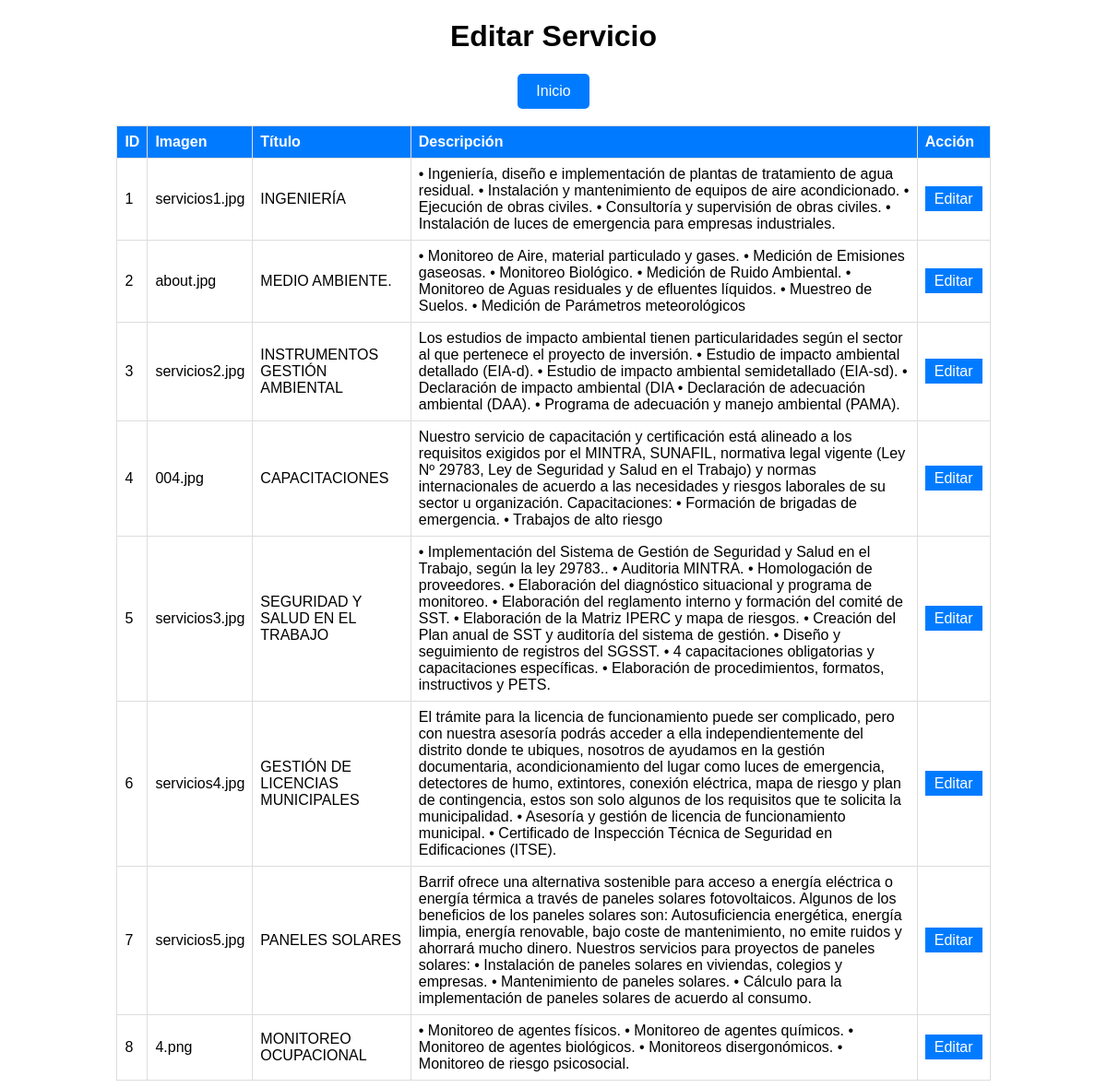
Page /lista_servicio.php on the committed database.
### tables this page shows
CREATE TABLE `servicios` (
  `id` int NOT NULL AUTO_INCREMENT,
  `imagen` varchar(255) NOT NULL,
  `titulo` varchar(255) NOT NULL,
  `descripcion` text,
  PRIMARY KEY (`id`)
);

### lista_servicio.php (the view, shortened to what this page needs)
<!DOCTYPE html>
<html>
<head>
</head>
<body>
    <h1>Editar Servicio</h1>
    <div class="container">
        <a href="administradores.php" class="admin-button">Inicio</a>
    </div>
    <br>
    <table>
        <tr>
            <th>ID</th>
            <th>Imagen</th>
            <th>Título</th>
            <th>Descripción</th>
            <th>Acción</th>
        </tr>
        <?php
        $servername = "localhost";
        $username = "root";
        $password = "TiC0ntr4#";
        $database = "barrif";
        $conn = new mysqli($servername, $username, $password, $database);
        $sql = "SELECT id, imagen, titulo, descripcion FROM servicios";
        $result = $conn->query($sql);
        if ($result->num_rows > 0) {
            while ($row = $result->fetch_assoc()) {
                echo "<tr>";
                echo "<td>" . $row["id"] . "</td>";
                echo "<td>" . $row["imagen"] . "</td>";
                echo "<td>" . $row["titulo"] . "</td>";
                echo "<td>" . $row["descripcion"] . "</td>";
                echo '<td><a class="edit-button" href="editar_servicio.php?id=' . $row["id"] . '">Editar</a></td>';
                echo "</tr>";
            }
        } else {
            echo "<tr><td colspan='5'>No se encontraron servicios.</td></tr>";
        }
        ?>
    </table>
</body>
</html>

### lista_servicio.php (style rules this page uses)
body { font-family: Arial, sans-serif; }
h1 { text-align: center; }
.container { text-align: center; }
table { border-collapse: collapse; width: 80%; margin: auto; }
th, td { border: 1px solid #ddd; padding: 8px; text-align: left; }
th { background-color: #007bff; color: #fff; }
.edit-button { background-color: #007bff; color: #fff; padding: 5px 10px; text-decoration: none; }
.admin-button { margin: auto; display: inline-block; padding: 10px 20px; background-color: #007bff; color: #fff; text-decoration: none; border-radius: 5px; }

### rows in the picture
servicios: id "1", imagen "servicios1.jpg", titulo "INGENIERÍA", descripcion "• Ingeniería, diseño e implementación de plantas de tratamiento de agua residual. • Instalación y mantenimiento de equipos de aire acondicionado. • Ejecución de obras civiles. • Consultoría y supervisión de obras civiles. • Instalación de luces de emergencia para empresas industriales."
servicios: id "2", imagen "about.jpg", titulo "MEDIO AMBIENTE.", descripcion "• Monitoreo de Aire, material particulado y gases. • Medición de Emisiones gaseosas. • Monitoreo Biológico. • Medición de Ruido Ambiental. • Monitoreo de Aguas residuales y de efluentes líquidos. • Muestreo de Suelos. • Medición de Parámetros meteorológicos"
servicios: id "3", imagen "servicios2.jpg", titulo "INSTRUMENTOS GESTIÓN AMBIENTAL", descripcion "Los estudios de impacto ambiental tienen particularidades según el sector al que pertenece el proyecto de inversión. • Estudio de impacto ambiental detallado (EIA-d). • Estudio de impacto ambiental semidetallado (EIA-sd). • Declaración de impacto ambiental (DIA • Declaración de adecuación ambiental (DAA). • Programa de adecuación y manejo ambiental (PAMA)."
servicios: id "4", imagen "004.jpg", titulo "CAPACITACIONES", descripcion "Nuestro servicio de capacitación y certificación está alineado a los requisitos exigidos por el MINTRA, SUNAFIL, normativa legal vigente (Ley Nº 29783, Ley de Seguridad y Salud en el Trabajo) y normas internacionales de acuerdo a las necesidades y riesgos laborales de su sector u organización. Capacitaciones: • Formación de brigadas de emergencia. • Trabajos de alto riesgo"
servicios: id "5", imagen "servicios3.jpg", titulo "SEGURIDAD Y SALUD EN EL TRABAJO", descripcion "• Implementación del Sistema de Gestión de Seguridad y Salud en el Trabajo, según la ley 29783.. • Auditoria MINTRA. • Homologación de proveedores. • Elaboración del diagnóstico situacional y programa de monitoreo. • Elaboración del reglamento interno y formación del comité de SST. • Elaboración de la Matriz IPERC y mapa de riesgos. • Creación del Plan anual de SST y auditoría del sistema de gestión. • Diseño y seguimiento de registros del SGSST. • 4 capacitaciones obligatorias y capacitaciones específicas. • Elaboración de procedimientos, formatos, instructivos y PETS."
servicios: id "6", imagen "servicios4.jpg", titulo "GESTIÓN DE LICENCIAS MUNICIPALES", descripcion "El trámite para la licencia de funcionamiento puede ser complicado, pero con nuestra asesoría podrás acceder a ella independientemente del distrito donde te ubiques, nosotros de ayudamos en la gestión documentaria, acondicionamiento del lugar como luces de emergencia, detectores de humo, extintores, conexión eléctrica, mapa de riesgo y plan de contingencia, estos son solo algunos de los requisitos que te solicita la municipalidad. • Asesoría y gestión de licencia de funcionamiento municipal. • Certificado de Inspección Técnica de Seguridad en Edificaciones (ITSE)."
servicios: id "7", imagen "servicios5.jpg", titulo "PANELES SOLARES", descripcion "Barrif ofrece una alternativa sostenible para acceso a energía eléctrica o energía térmica a través de paneles solares fotovoltaicos. Algunos de los beneficios de los paneles solares son: Autosuficiencia energética, energía limpia, energía renovable, bajo coste de mantenimiento, no emite ruidos y ahorrará mucho dinero. Nuestros servicios para proyectos de paneles solares: • Instalación de paneles solares en viviendas, colegios y empresas. • Mantenimiento de paneles solares. • Cálculo para la implementación de paneles solares de acuerdo al consumo."
servicios: id "8", imagen "4.png", titulo "MONITOREO OCUPACIONAL", descripcion "• Monitoreo de agentes físicos. • Monitoreo de agentes químicos. • Monitoreo de agentes biológicos. • Monitoreos disergonómicos. • Monitoreo de riesgo psicosocial."
